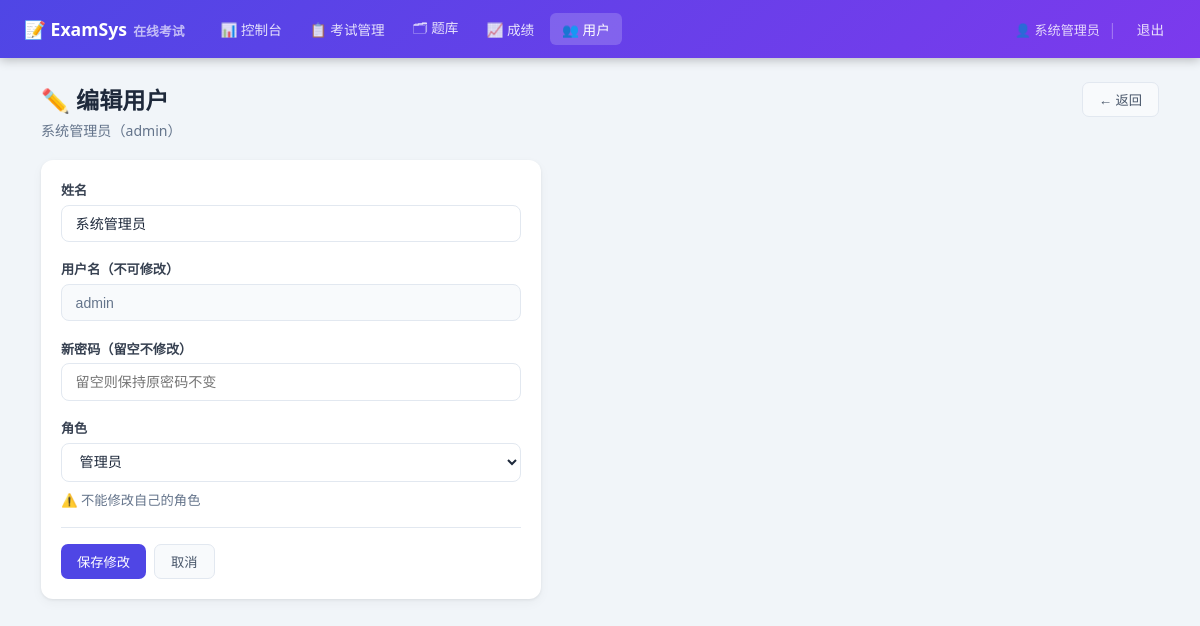
The page /admin/user/1/edit (signed in) on the database its author committed.
### tables this page shows
CREATE TABLE users (
        id         INTEGER PRIMARY KEY AUTOINCREMENT,
        username   TEXT UNIQUE NOT NULL,
        password   TEXT NOT NULL,
        role       TEXT NOT NULL DEFAULT 'student',
        name       TEXT,
        created_at TEXT DEFAULT (datetime('now','localtime'))
    );

### app.py (the view, shortened to what this page needs)
@app.route('/admin/user/<int:uid>/edit', methods=['GET','POST'])
@admin_required
def admin_user_edit(uid):
    db   = get_db()
    user = db.execute("SELECT * FROM users WHERE id=?",(uid,)).fetchone()
    if not user: flash('用户不存在','warning'); return redirect(url_for('admin_users'))
    return render_template('admin_user_edit.html', user=user)

### app.py (called while the page is built)
def get_db():
    if 'db' not in g:
        g.db = sqlite3.connect(DB_PATH)
        g.db.row_factory = sqlite3.Row
        g.db.execute("PRAGMA journal_mode=WAL")
    return g.db

def login_required(f):
    @wraps(f)
    def d(*a,**kw):
        if 'user_id' not in session:
            flash('请先登录','warning'); return redirect(url_for('login'))
        return f(*a,**kw)
    return d

def admin_required(f):
    @wraps(f)
    def d(*a,**kw):
        if session.get('role') != 'admin':
            flash('权限不足','danger'); return redirect(url_for('index'))
        return f(*a,**kw)
    return login_required(d)

### templates/admin_user_edit.html (shortened to what this page needs)
{% extends 'base.html' %}
{% block content %}
<div class="ph">
  <div><h1>✏️ 编辑用户</h1><p>{{ user.name or user.username }}（{{ user.username }}）</p></div>
  <a href="{{ url_for('admin_users') }}" class="btn bsec">← 返回</a>
</div>
<div class="card" style="max-width:500px">
  <div class="card-bd">
    <form method="POST">
      <div class="fg"><label>姓名</label>
        <input class="fc" name="name" value="{{ user.name or '' }}" placeholder="真实姓名">
      </div>
      <div class="fg"><label>用户名（不可修改）</label>
        <input class="fc" value="{{ user.username }}" disabled style="background:var(--light);color:var(--muted)">
      </div>
      <div class="fg"><label>新密码（留空不修改）</label>
        <input class="fc" name="password" type="password" placeholder="留空则保持原密码不变">
      </div>
      <div class="fg"><label>角色</label>
        <select class="fc" name="role">
          <option value="admin"   {% if user.role=='admin'   %}selected{% endif %}>管理员</option>
        </select>
        {% if user.id == session.user_id %}
        <div class="muted mt1">⚠️ 不能修改自己的角色</div>
        {% endif %}
      </div>
      <hr class="divider">
      <div class="flex gap1">
        <button type="submit" class="btn bp">保存修改</button>
        <a href="{{ url_for('admin_users') }}" class="btn bsec">取消</a>
      </div>
    </form>
  </div>
</div>
{% endblock %}

### templates/base.html (shortened to what this page needs)
<!DOCTYPE html>
<html lang="zh-CN">
<head>
</head>
<body>
{% if session.user_id %}
<nav class="nav">
  <a class="nav-brand" href="/">📝 ExamSys<span>在线考试</span></a>
  <div class="nav-links">
    {% if session.role == 'admin' %}
      <a class="nl {% if request.endpoint=='admin_dashboard' %}active{% endif %}" href="{{ url_for('admin_dashboard') }}">📊 控制台</a>
      <a class="nl {% if request.endpoint in ['admin_exams','admin_exam_edit','admin_exam_questions'] %}active{% endif %}" href="{{ url_for('admin_exams') }}">📋 考试管理</a>
      <a class="nl {% if request.endpoint=='admin_question_bank' %}active{% endif %}" href="{{ url_for('admin_question_bank') }}">🗂 题库</a>
      <a class="nl {% if request.endpoint in ['admin_records','admin_record_detail'] %}active{% endif %}" href="{{ url_for('admin_records') }}">📈 成绩</a>
      <a class="nl {% if request.endpoint in ['admin_users','admin_users_import','admin_user_add','admin_user_edit'] %}active{% endif %}" href="{{ url_for('admin_users') }}">👥 用户</a>
    {% else %}
      <a class="nl {% if request.endpoint=='student_dashboard' %}active{% endif %}" href="{{ url_for('student_dashboard') }}">🏠 考试大厅</a>
    {% endif %}
  </div>
  <div class="nav-right">
    <span class="nav-user">👤 {{ session.name }}</span>
    <span class="nav-sep">|</span>
    <a class="nl" href="{{ url_for('logout') }}">退出</a>
  </div>
</nav>
{% endif %}
<div class="wrap">
  {% block content %}{% endblock %}
</div>
</body>
</html>

### templates/base.html (style rules this page uses)
* { box-sizing:border-box;margin:0;padding:0 }
:root { --pri:#4f46e5;--pri2:#7c3aed;--ok:#16a34a;--err:#dc2626;--warn:#d97706;--info:#2563eb; --bg:#f1f5f9;--card:#fff;--border:#e2e8f0;--text:#1e293b;--muted:#64748b;--light:#f8fafc }
body { font-family:'Segoe UI',system-ui,sans-serif;background:var(--bg);color:var(--text);min-height:100vh }
a { color:var(--pri);text-decoration:none }
.nav { background:linear-gradient(135deg,var(--pri),var(--pri2));color:#fff;height:58px; display:flex;align-items:center;padding:0 1.5rem;gap:1rem;position:sticky;top:0;z-index:200; box-shadow:0 2px 10px rgba(0,0,0,.25) }
.nav-brand { font-weight:700;font-size:1.1rem;color:#fff;white-space:nowrap;flex-shrink:0 }
.nav-brand span { opacity:.65;font-size:.8rem;margin-left:.4rem }
.nav-links { display:flex;gap:.25rem;align-items:center;flex:1;overflow-x:auto;padding:0 .5rem }
.nl { color:rgba(255,255,255,.85);padding:.35rem .75rem;border-radius:6px;font-size:.85rem; white-space:nowrap;transition:background .15s }
.nl:hover,.nl.active { background:rgba(255,255,255,.18);color:#fff;text-decoration:none }
.nav-right { display:flex;align-items:center;gap:.5rem;flex-shrink:0 }
.nav-user { font-size:.82rem;color:rgba(255,255,255,.8) }
.nav-sep { color:rgba(255,255,255,.3) }
.wrap { max-width:1150px;margin:0 auto;padding:1.5rem 1rem }
.ph { display:flex;align-items:flex-start;justify-content:space-between;gap:1rem; margin-bottom:1.25rem;flex-wrap:wrap }
.ph h1 { font-size:1.45rem;color:var(--text);display:flex;align-items:center;gap:.45rem }
.ph p { color:var(--muted);font-size:.88rem;margin-top:.25rem }
.card { background:var(--card);border-radius:12px; box-shadow:0 1px 3px rgba(0,0,0,.07),0 4px 12px rgba(0,0,0,.04);margin-bottom:1.25rem }
.card-bd { padding:1.25rem }
.fg { margin-bottom:1.1rem }
.fg label { display:block;font-size:.82rem;font-weight:600;color:#374151;margin-bottom:.35rem }
.fc { width:100%;padding:.6rem .85rem;border:1.5px solid var(--border);border-radius:8px; font-size:.88rem;transition:border-color .2s,box-shadow .2s;background:#fff;color:var(--text) }
select.fc { cursor:pointer }
.btn { display:inline-flex;align-items:center;gap:.3rem;padding:.45rem 1rem;border-radius:7px; font-size:.83rem;font-weight:500;cursor:pointer;border:none;transition:all .18s; white-space:nowrap;text-decoration:none!important }
.bp { background:var(--pri);color:#fff }
.bsec { background:var(--light);color:#475569;border:1px solid var(--border) }
.divider { border:none;border-top:1px solid var(--border);margin:1rem 0 }
.flex { display:flex }
.gap1 { gap:.5rem }
.mt1 { margin-top:.5rem }
.muted { color:var(--muted);font-size:.83rem }

### rows shown on the page
users: name "系统管理员", username "admin", role "管理员"
